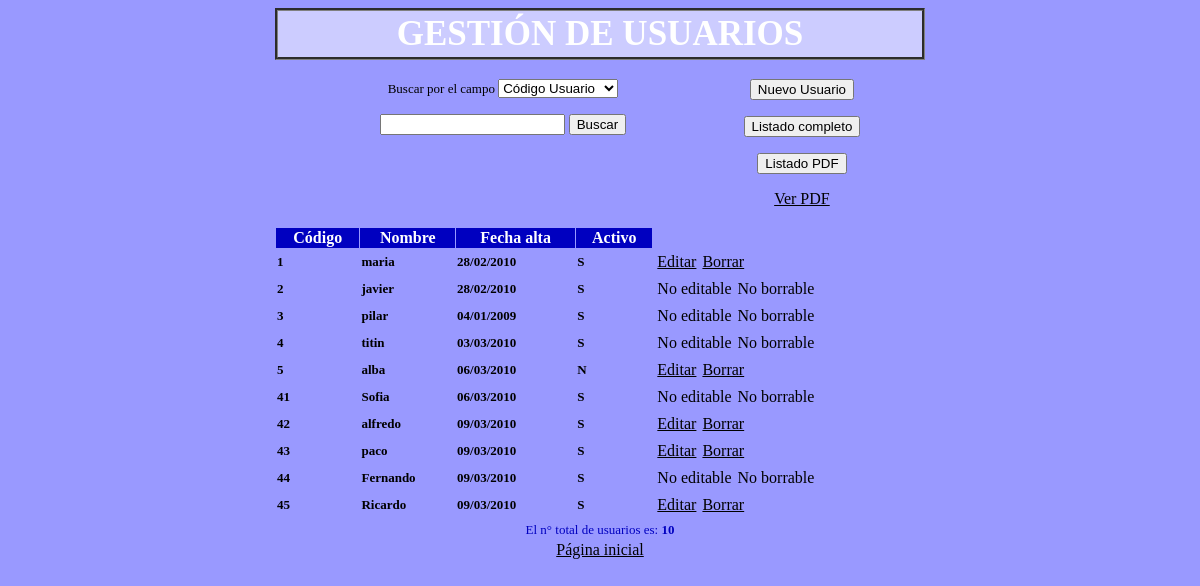
The app's page /ges_usu.php with its own data.
### tables this page shows
CREATE TABLE IF NOT EXISTS `usu` (
  `cod_usu` int(4) NOT NULL auto_increment COMMENT 'El código de cada usuario',
  `nom_usu` varchar(25) NOT NULL default '' COMMENT 'El nombre de cada usuario',
  `fec_ini` date default NULL COMMENT 'La fecha de alta de cada usuario',
  `l_act` char(1) default NULL COMMENT 'Si el usuario esta activo S o no N',
  `cod_bic` int(4) default NULL COMMENT 'El código de la bici que alquilo el usuario',
  PRIMARY KEY  (`cod_usu`),
  KEY `fk_cod_usu_bic` (`cod_bic`),
  CONSTRAINT `fk_cod_usu_bic` FOREIGN KEY (`cod_bic`) REFERENCES `bic` (`cod_bic`) ON DELETE SET NULL
);

### dat_bic.php (the view, shortened to what this page needs)
<?php
function eje_sen($id_con,$tex_sen) {
    $dat =@mysql_query($tex_sen,$id_con) or die("<H3>No se ha podido realizar la consulta $id_con
        <P> $tex_sen -- MySQL.".mysql_errno()."  ".mysql_error()."</H3>");
    return $dat;
}
function lis_usu($id_con,$con) {
    echo ("<table width=\"650\" cellspacing=\"1\" cellpadding=\"1\" border=\"0\" align=\"center\">
                <tbody><tr>
                        <th bgcolor=\"#0000c0\"><font color=\"white\">Código</font></th>
                        <th bgcolor=\"#0000c0\"><font color=\"white\">Nombre</font></th>
                        <th bgcolor=\"#0000c0\"><font color=\"white\">Fecha alta</font></th>
                        <th bgcolor=\"#0000c0\"><font color=\"white\">Activo </font></th>
                    </tr>");
    $dat=eje_sen($id_con,$con);
    while($fil = mysql_fetch_row($dat)) {
        $con_usu="select cod_usu from usu where cod_bic is not null and cod_usu =".$fil[0];
        $dat_usu=eje_sen($id_con,$con_usu);
        echo(" <tr>
                            <td><font size=\"-1\"><b>".$fil[0]."</b></font></td>
                            <td><font size=\"-1\"><b>".$fil[1]."</b></font></td>
                            <td><font size=\"-1\"><b>".$fil[2]."</b></font></td>
                            <td><font size=\"-1\"><b>".$fil[3]."</b></font></td>
                             <td>
                                <table cellspacing=\"0\" cellpadding=\"3\" border=\"0\">
                                    <tbody>
                                        <tr>");
                                           if (mysql_num_rows($dat_usu)>0){
                                           echo(" <td>No editable</td>
                                            <td>No borrable</td>");}
                                            else{
                                            echo(" <td>
                                                <a href=".$_SERVER['PHP_SELF']."?operacion=edi_usu&amp;id=".$fil[0].">Editar</a>
                                            </td>
                                            <td>
                                                <a href=".$_SERVER['PHP_SELF']."?operacion=del_usu&amp;id=".$fil[0]."\">Borrar</a>
                                            </td> ");
                                            }
                                       echo( "</tr>
                                    </tbody>
                                </table>
                            </td>
                        </tr>");
    }
}
?>

### tubici.css (style rules this page uses)
a:link { color:#000000; }
body { background-color: #9999ff; }

### records on screen
usu: cod_usu "1", nom_usu "maria", fil "28/02/2010", l_act "S"
usu: cod_usu "2", nom_usu "javier", fil "28/02/2010", l_act "S", shows "No editable"
usu: cod_usu "3", nom_usu "pilar", fil "04/01/2009", l_act "S", shows "No editable"
usu: cod_usu "4", nom_usu "titin", fil "03/03/2010", l_act "S", shows "No editable"
usu: cod_usu "5", nom_usu "alba", fil "06/03/2010", l_act "N"
usu: cod_usu "41", nom_usu "Sofia", fil "06/03/2010", l_act "S", shows "No editable"
usu: cod_usu "42", nom_usu "alfredo", fil "09/03/2010", l_act "S"
usu: cod_usu "43", nom_usu "paco", fil "09/03/2010", l_act "S"
usu: cod_usu "44", nom_usu "Fernando", fil "09/03/2010", l_act "S", shows "No editable"
usu: cod_usu "45", nom_usu "Ricardo", fil "09/03/2010", l_act "S"

### other values on screen
$tit_plu "USUARIOS"
$tit_plu "usuarios"
num_que(que) "10"
